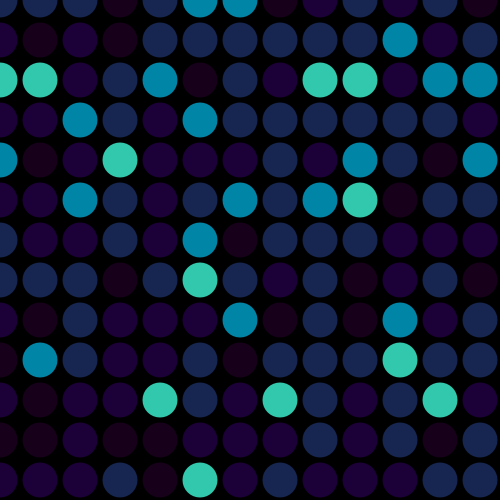
Frame 1 (no input)
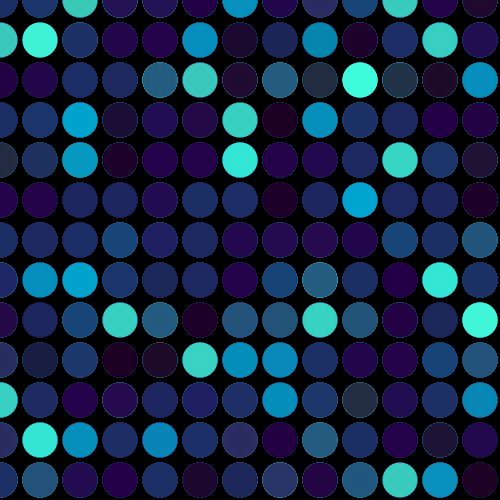
Frame 60 (the mouse pressed at the canvas centre just before this capture)
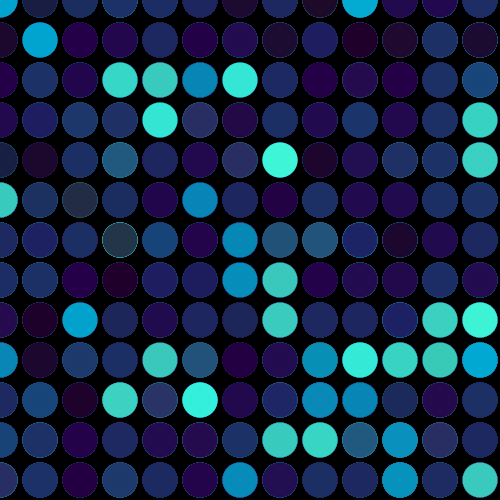
Frame 120 (the mouse held since frame 60 and released just before this capture)

The Processing sketch that drew these frames (run headless with seeded random() and noise(); from frame 60 on, the mouse is pressed at the canvas centre):

// Processing sketch: build
// ── build.pde
void setup() {
	size(500, 500);
	smooth();
	background(#000000);
	ellipseMode(CENTER);
	noStroke();
}

color[] palette = {
  #1C0021,
  #240047,#240047,#240047,
  #1C3166,#1C3166,#1C3166,
  #00A9D4,
  #40FFDC
};

float a = 40;
float b = 5;
float f = 2;
float d = a - b;

void draw() { 
	for(float x = 0; x < width + a; x = x + a){
		for(float y = 0; y < height + a; y = y + a){
		  	if (f < 32) {
			  	frameRate(f);
			    // Color -- Blue
				int paletteRandom = int(random(palette.length));
				fill(palette[paletteRandom],200);			
				ellipse(x,y,d,d);
			}
			else if (f >= 32) {
				f = 2;
			}
		}
	}
	// Increase Framerate speed
	f++;
}
